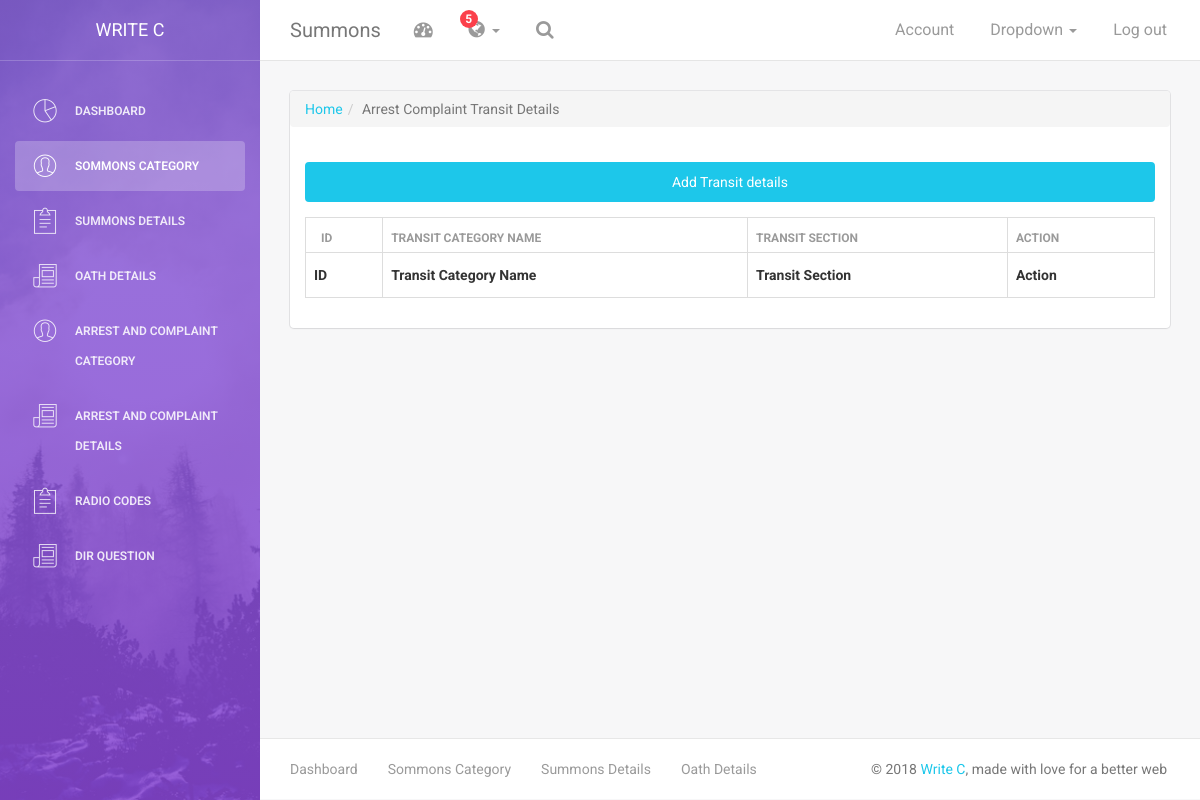
/arrest_complaint_transit_details, run on an earlier commit of the app's database.
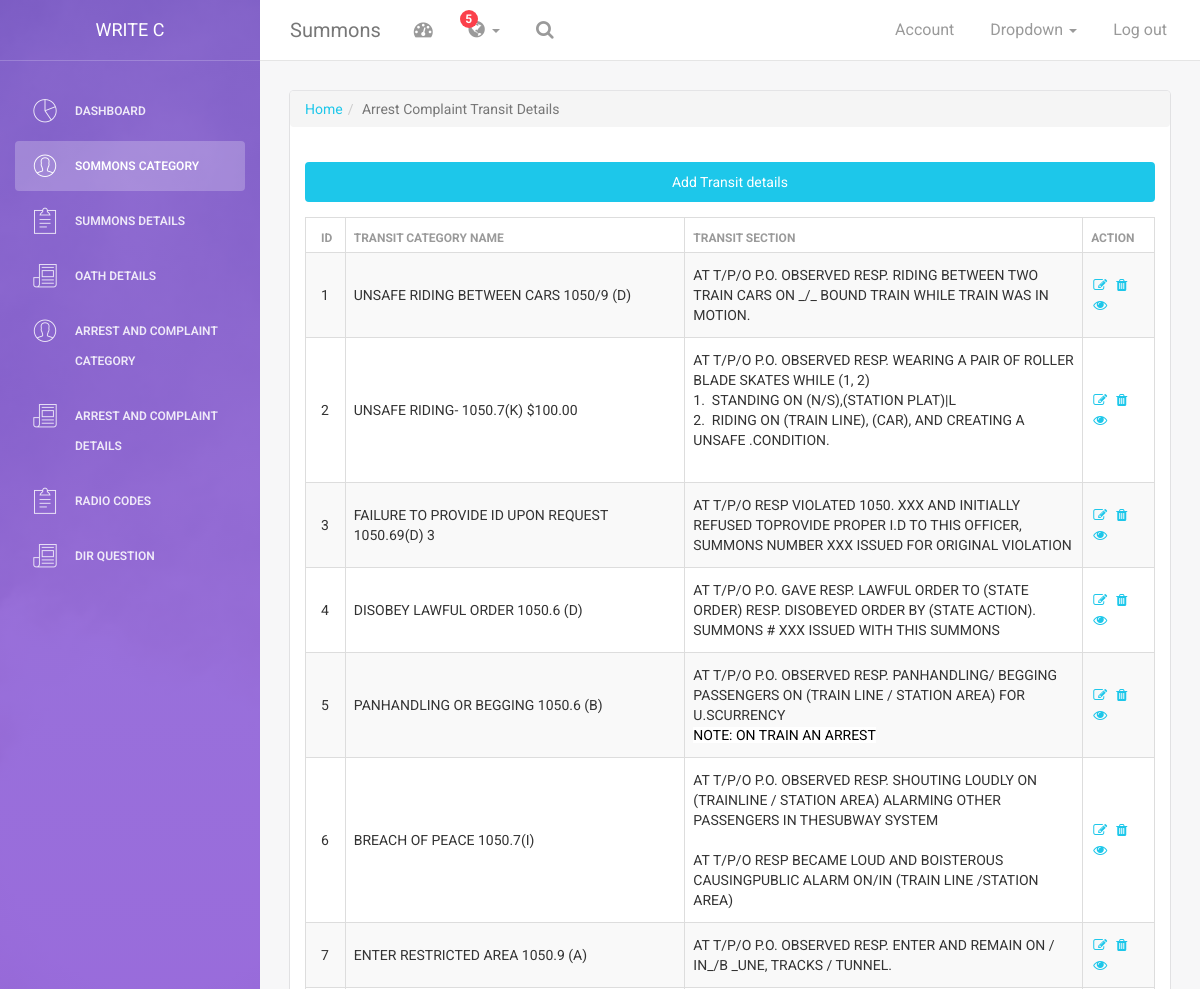
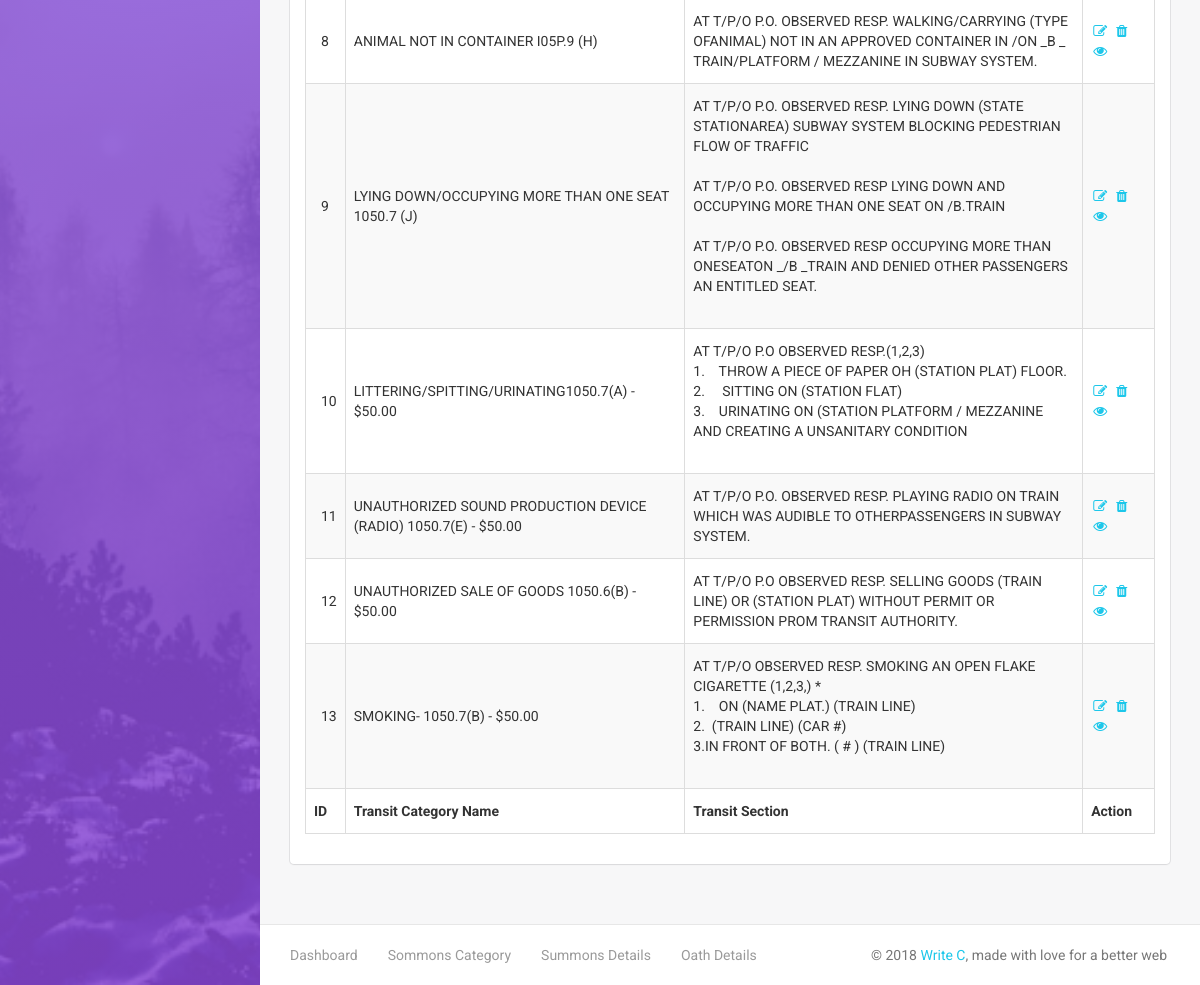
And on a later commit of the database (2 pictures, top to bottom).
### tables this page shows
CREATE TABLE `arrest_complaint_transit_details` (
  `id` int(11) NOT NULL,
  `arrest_complaint_transit_details_category_name` varchar(200) NOT NULL,
  `arrest_complaint_transit_details_section` text NOT NULL
);

### application/controllers/ArrestComplaintTransitDetails.php (called while the page is built, shortened)
<?php if ( ! defined('BASEPATH')) exit('No direct script access allowed');
class ArrestComplaintTransitDetails extends CI_Controller {
	public function __construct()
	{
		$this->load->helper(array('form', 'url'));
		$this->load->model('arrest_complaint_transit_details_model');
		$this->load->model('common_model');
		$this->load->library('form_validation');
		$this->load->library('session');
		$this->load->library('breadcrumbs');
	}
	public function admin_arrest_complaint_transit_details($limit=null)
	{
		$data['content'] = 'arrest_complaint_transit_details/all_arrest_complaint_transit_details_view';
		$data['title'] = 'Arrest Complaint Transit details';
		$data['query_result']=$this->arrest_complaint_transit_details_model->get_all_arrest_complaint_transit_details_list();
		$this->load->vars($data);
		$this->load->view('layout/main_layout');
	}
}

### index.php (called while the page is built, shortened)
<?php
require_once BASEPATH.'core/CodeIgniter.php';

### application/models/Arrest_complaint_transit_details_model.php (called while the page is built, shortened)
<?php if ( ! defined('BASEPATH')) exit('No direct script access allowed');
class Arrest_complaint_transit_details_Model extends CI_Model
{
	public function get_all_arrest_complaint_transit_details_list()
	{
		$sql="select * from arrest_complaint_transit_details order by id asc";
		$query=$this->db->query($sql);
		return $query->result_object();
	}
}

### application/views/arrest_complaint_transit_details/all_arrest_complaint_transit_details_view.php (the view, shortened to what this page needs)
<div class="header">
 <a href="<?php echo site_url("add_new_arrest_complaint_transit_details"); ?>" class="btn btn-info btn-fill center-block">Add Transit details</a>
</div>
<div class="content">
<table id="example" class="table table-striped table-bordered" style="width:100%">
        <thead>
             <tr>
                <th><strong>ID</strong></th>
                <th><strong>Transit Category Name</strong></th>
                <th><strong>Transit Section</strong></th>
                <th><strong>Action</strong></th>
            </tr>
        </thead>
        <tbody>
		<?php $counter=0; foreach ($query_result as $row): ?>
            <tr>
                <td><?php echo $row->id;  ?></td>
                <td><?php echo $row->arrest_complaint_transit_details_category_name;  ?></td>
                <td><?php echo $row->arrest_complaint_transit_details_section;  ?></td>
                <td>
				<a href='<?php echo base_url() ?>edit_arrest_complaint_transit_details/<?php echo $row->id;  ?>' title='edit'><i class="fa fa-edit"></i></a>
    			<a href='<?php echo base_url() ?>delete_arrest_complaint_transit_details/<?php echo $row->id;  ?>/<?php echo $this->uri->segment(1, 0) ?>' title='delete' class="del"  onclick="return confirm('Are you sure you want to delete this item?');"><i class="fa fa-trash"></i></a>
				<a href='<?php echo base_url() ?>view_arrest_complaint_transit_details/<?php echo $row->id;  ?>' title='View'><i class="fa fa-eye"></i></a>
				</td>
            </tr>
        <?php endforeach;	?>
        </tbody>
        <tfoot>
            <tr>
                <th><strong>ID</strong></th>
                <th><strong>Transit Category Name</strong></th>
                <th><strong>Transit Section</strong></th>
                <th><strong>Action</strong></th>
            </tr>
        </tfoot>
    </table>
</div>

### application/config/breadcrumbs.php (shortened to what this page needs)
<?php  if ( ! defined('BASEPATH')) exit('No direct script access allowed');
$config['tag_open'] = '<ul class="breadcrumb">';
$config['tag_close'] = '</ul>';
$config['crumb_open'] = '<li>';
$config['crumb_last_open'] = '<li class="active">';
$config['crumb_close'] = '</li>';

### application/views/layout/main_layout.php (shortened to what this page needs)
<!doctype html>
<html lang="en">
<head>
    <link href="<?php echo base_url();?>assets/css/bootstrap.min.css" rel="stylesheet" />
    <link href="<?php echo base_url();?>assets/css/animate.min.css" rel="stylesheet"/>
    <link href="<?php echo base_url();?>assets/css/light-bootstrap-dashboard.css?v=1.4.0" rel="stylesheet"/>
    <link href="<?php echo base_url();?>assets/css/dataTables.bootstrap4.css" rel="stylesheet"/>
    <link href="<?php echo base_url();?>assets/css/demo.css" rel="stylesheet" />
    <link href="http://maxcdn.bootstrapcdn.com/font-awesome/4.2.0/css/font-awesome.min.css" rel="stylesheet">
    <link href="<?php echo base_url();?>assets/css/pe-icon-7-stroke.css" rel="stylesheet" />
</head>
<body>
<div class="wrapper">
    <div class="sidebar" data-color="purple" data-image="<?php echo base_url();?>assets/img/sidebar-5.jpg">
    	<div class="sidebar-wrapper">
            <div class="logo">
                <a href="http://www.creative-tim.com" class="simple-text">
                    Write C
                </a>
            </div>
            <ul class="nav">
                <li>
                    <a href="<?php echo site_url("admin"); ?>">
                        <i class="pe-7s-graph"></i>
                        <p>Dashboard</p>
                    </a>
                </li>
                <li class="active">
                    <a href="<?php echo site_url("summons_category"); ?>">
                        <i class="pe-7s-user"></i>
                        <p>Sommons Category</p>
                    </a>
                </li>
                <li>
                    <a href="<?php echo site_url("summons_details"); ?>">
                        <i class="pe-7s-note2"></i>
                        <p>Summons Details</p>
                    </a>
                </li>
                <li>
                    <a href="<?php echo site_url("oath"); ?>">
                        <i class="pe-7s-news-paper"></i>
                        <p>Oath Details</p>
                    </a>
                </li>
                <li>
                    <a href="<?php echo site_url("arrest_complaint_category"); ?>">
                        <i class="pe-7s-user"></i>
                        <p>Arrest and Complaint Category</p>
                    </a>
                </li>
                <li>
                    <a href="<?php echo site_url("arrest_complaint_details"); ?>">
                        <i class="pe-7s-news-paper"></i>
                        <p>Arrest and Complaint Details</p>
                    </a>
                </li>
                <li>
                    <a href="<?php echo site_url("radio_codes"); ?>">
                        <i class="pe-7s-note2"></i>
                        <p>Radio Codes</p>
                    </a>
                </li>
                <li>
                    <a href="<?php echo site_url("question_answer"); ?>">
                        <i class="pe-7s-news-paper"></i>
                        <p>DIR Question</p>
                    </a>
                </li>
            </ul>
    	</div>
    </div>
    <div class="main-panel">
		<nav class="navbar navbar-default navbar-fixed">
            <div class="container-fluid">
                <div class="navbar-header">
                    <a class="navbar-brand" href="#">Summons</a>
                </div>
                <div class="collapse navbar-collapse">
                    <ul class="nav navbar-nav navbar-left">
                        <li>
                            <a href="#" class="dropdown-toggle" data-toggle="dropdown">
                                <i class="fa fa-dashboard"></i>
                            </a>
                        </li>
                        <li class="dropdown">
                              <a href="#" class="dropdown-toggle" data-toggle="dropdown">
                                    <i class="fa fa-globe"></i>
                                    <b class="caret hidden-sm hidden-xs"></b>
                                    <span class="notification hidden-sm hidden-xs">5</span>
                              </a>
                        </li>
                        <li>
                           <a href="">
                                <i class="fa fa-search"></i>
                            </a>
                        </li>
                    </ul>
                    <ul class="nav navbar-nav navbar-right">
                        <li>
                           <a href="">
                               <p>Account</p>
                            </a>
                        </li>
                        <li class="dropdown">
                              <a href="#" class="dropdown-toggle" data-toggle="dropdown">
                                    <p>
										Dropdown
										<b class="caret"></b>
									</p>
                              </a>
                        </li>
                        <li>
                            <a href="#">
                                <p>Log out</p>
                            </a>
                        </li>
                    </ul>
                </div>
            </div>
        </nav>
        <div class="content">
            <div class="container-fluid">
                <div class="row">
                    <div class="col-md-12">
                        <div class="card">
                          <?php  echo $this->breadcrumbs->show();?>
									<?php  $this->load->view($content);?>
                        </div>
                    </div>
                </div>
            </div>
        </div>
        <footer class="footer">
            <div class="container-fluid">
                <nav class="pull-left">
                    <ul>
                        <li>
                            <a href="<?php echo site_url("admin"); ?>">
                                Dashboard
                            </a>
                        </li>
                        <li>
                            <a href="<?php echo site_url("summons_category"); ?>">
                                Sommons Category
                            </a>
                        </li>
                        <li>
                            <a href="<?php echo site_url("summons_details"); ?>">
                                Summons Details
                            </a>
                        </li>
                        <li>
                            <a href="<?php echo site_url("oath"); ?>">
                               Oath Details
                            </a>
                        </li>
                    </ul>
                </nav>
                <p class="copyright pull-right">
                    &copy; <script>document.write(new Date().getFullYear())</script> <a href="#">Write C</a>, made with love for a better web
                </p>
            </div>
        </footer>
    </div>
</div>
</body>
</html>

### application/libraries/Breadcrumbs.php (shortened to what this page needs)
<?php  if ( ! defined('BASEPATH')) exit('No direct script access allowed');
class Breadcrumbs {
	private $breadcrumbs = array();
	public function __construct()
	{
		$this->ci =& get_instance();
		$this->tag_open = $this->ci->config->item('tag_open');
		$this->tag_close = $this->ci->config->item('tag_close');
		$this->crumb_open = $this->ci->config->item('crumb_open');
		$this->crumb_close = $this->ci->config->item('crumb_close');
		$this->crumb_last_open = $this->ci->config->item('crumb_last_open');
		$this->crumb_divider = $this->ci->config->item('crumb_divider');
	}
	function push($page, $href)
	{
		$href = site_url($href);
		$this->breadcrumbs[$href] = array('page' => $page, 'href' => $href);
	}
	function show()
	{
		if ($this->breadcrumbs) {
			$output = $this->tag_open;
			foreach ($this->breadcrumbs as $key => $crumb) {
				$keys = array_keys($this->breadcrumbs);
				if (end($keys) == $key) {
					$output .= $this->crumb_last_open . '' . $crumb['page'] . '' . $this->crumb_close;
				} else {
					$output .= $this->crumb_open.'<a href="' . $crumb['href'] . '">' . $crumb['page'] . '</a> '.$this->crumb_divider.$this->crumb_close;
				}
			}
			return $output . $this->tag_close . PHP_EOL;
		}
		return '';
	}
}

What changed in the data, as far as the page shows it:
added arrest_complaint_transit_details: id "1", value "UNSAFE RIDING BETWEEN CARS 1050/9 (D)", arrest_complaint_transit_details_section "AT T/P/O P.O. OBSERVED RESP. RIDING BETWEEN TWO TRAIN CARS ON _/_ BOUND TRAIN WHILE TRAIN WAS IN MOTION."
added arrest_complaint_transit_details: id "2", value "UNSAFE RIDING- 1050.7(K) $100.00", arrest_complaint_transit_details_section "AT T/P/O P.O. OBSERVED RESP. WEARING A PAIR OF ROLLER BLADE SKATES WHILE (1, 2) 1. STANDING ON (N/S),(STATION PLAT)|L 2. RIDING ON (TRAIN LINE), (CAR), AND CREATING A UNSAFE .CONDITION."
added arrest_complaint_transit_details: id "3", value "FAILURE TO PROVIDE ID UPON REQUEST 1050.69(D) 3", arrest_complaint_transit_details_section "AT T/P/O RESP VIOLATED 1050. XXX AND INITIALLY REFUSED TOPROVIDE PROPER I.D TO THIS OFFICER, SUMMONS NUMBER XXX ISSUED FOR ORIGINAL VIOLATION"
added arrest_complaint_transit_details: id "4", value "DISOBEY LAWFUL ORDER 1050.6 (D)", arrest_complaint_transit_details_section "AT T/P/O P.O. GAVE RESP. LAWFUL ORDER TO (STATE ORDER) RESP. DISOBEYED ORDER BY (STATE ACTION). SUMMONS # XXX ISSUED WITH THIS SUMMONS"
added arrest_complaint_transit_details: id "5", value "PANHANDLING OR BEGGING 1050.6 (B)", arrest_complaint_transit_details_section "AT T/P/O P.O. OBSERVED RESP. PANHANDLING/ BEGGING PASSENGERS ON (TRAIN LINE / STATION AREA) FOR U.SCURRENCY NOTE: ON TRAIN AN ARREST"
added arrest_complaint_transit_details: id "6", value "BREACH OF PEACE 1050.7(I)", arrest_complaint_transit_details_section "AT T/P/O P.O. OBSERVED RESP. SHOUTING LOUDLY ON (TRAINLINE / STATION AREA) ALARMING OTHER PASSENGERS IN THESUBWAY SYSTEM AT T/P/O RESP BECAME LOUD AND BOISTEROUS CAUSINGPUBLIC ALARM ON/IN (TRAIN LINE /STATION AREA)"
added arrest_complaint_transit_details: id "7", value "ENTER RESTRICTED AREA 1050.9 (A)", arrest_complaint_transit_details_section "AT T/P/O P.O. OBSERVED RESP. ENTER AND REMAIN ON / IN_/B _UNE, TRACKS / TUNNEL."
added arrest_complaint_transit_details: id "8", value "ANIMAL NOT IN CONTAINER I05P.9 (H)", arrest_complaint_transit_details_section "AT T/P/O P.O. OBSERVED RESP. WALKING/CARRYING (TYPE OFANIMAL) NOT IN AN APPROVED CONTAINER IN /ON _B _ TRAIN/PLATFORM / MEZZANINE IN SUBWAY SYSTEM."
added arrest_complaint_transit_details: id "9", value "LYING DOWN/OCCUPYING MORE THAN ONE SEAT 1050.7 (J)", arrest_complaint_transit_details_section "AT T/P/O P.O. OBSERVED RESP. LYING DOWN (STATE STATIONAREA) SUBWAY SYSTEM BLOCKING PEDESTRIAN FLOW OF TRAFFIC AT T/P/O P.O. OBSERVED RESP LYING DOWN AND OCCUPYING MORE THAN ONE SEAT ON /B.TRAIN AT T/P/O P.O. OBSERVED RESP OCCUPYING MORE THAN ONESEATON _/B _TRAIN AND DENIED OTHER PASSENGERS AN ENTITLED SEAT."
added arrest_complaint_transit_details: id "10", value "LITTERING/SPITTING/URINATING1050.7(A) - $50.00", arrest_complaint_transit_details_section "AT T/P/O P.O OBSERVED RESP.(1,2,3) 1. THROW A PIECE OF PAPER OH (STATION PLAT) FLOOR. 2. SITTING ON (STATION FLAT) 3. URINATING ON (STATION PLATFORM / MEZZANINE AND CREATING A UNSANITARY CONDITION"
added arrest_complaint_transit_details: id "11", value "UNAUTHORIZED SOUND PRODUCTION DEVICE (RADIO) 1050.7(E) - $50.00", arrest_complaint_transit_details_section "AT T/P/O P.O. OBSERVED RESP. PLAYING RADIO ON TRAIN WHICH WAS AUDIBLE TO OTHERPASSENGERS IN SUBWAY SYSTEM."
added arrest_complaint_transit_details: id "12", value "UNAUTHORIZED SALE OF GOODS 1050.6(B) - $50.00", arrest_complaint_transit_details_section "AT T/P/O P.O OBSERVED RESP. SELLING GOODS (TRAIN LINE) OR (STATION PLAT) WITHOUT PERMIT OR PERMISSION PROM TRANSIT AUTHORITY."
added arrest_complaint_transit_details: id "13", value "SMOKING- 1050.7(B) - $50.00", arrest_complaint_transit_details_section "AT T/P/O OBSERVED RESP. SMOKING AN OPEN FLAKE CIGARETTE (1,2,3,) * 1. ON (NAME PLAT.) (TRAIN LINE) 2. (TRAIN LINE) (CAR #) 3.IN FRONT OF BOTH. ( # ) (TRAIN LINE)"
